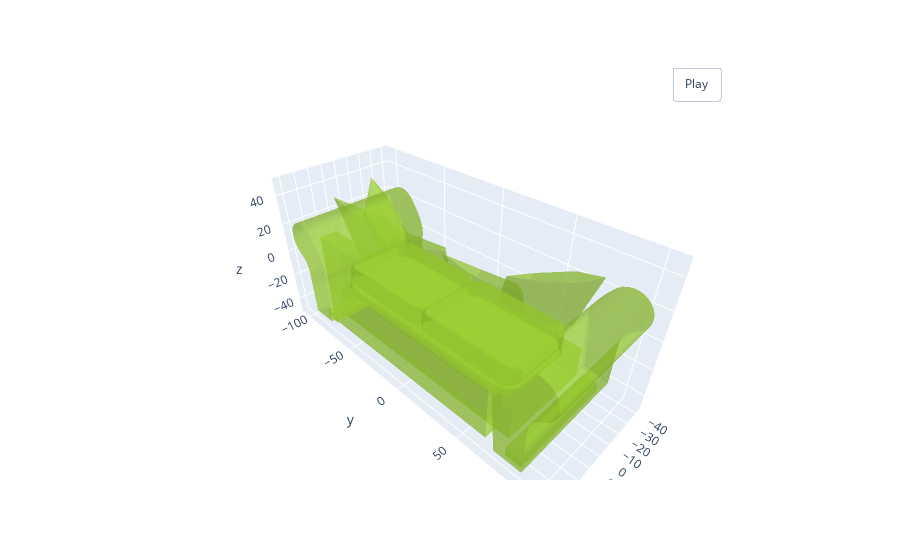

This figure's notebook cell:
### Code cell
visualize_rotate([go.Mesh3d(x=x, y=y, z=z, color='yellowgreen', opacity=0.50, i=i,j=j,k=k)]).show()

### Figure 1 — Plotly figure (JSON) as saved in the notebook; plotly's stock layout.template omitted (floating-point values rounded to 4 significant figures; data arrays with more than 128 entries replaced by an {"elided": "..."} marker saying what was removed)
{"data": [{"color": "yellowgreen", "i": {"elided": "11354 int values"}, "j": {"elided": "11354 int values"}, "k": {"elided": "11354 int values"}, "opacity": 0.5, "type": "mesh3d", "x": {"elided": "6433 float values"}, "y": {"elided": "6433 float values"}, "z": {"elided": "6433 float values"}}], "layout": {"updatemenus": [{"buttons": [{"args": [null, {"frame": {"duration": 50, "redraw": true}, "fromcurrent": true, "mode": "immediate", "transition": {"duration": 0}}], "label": "Play", "method": "animate"}], "pad": {"r": 10, "t": 45}, "showactive": false, "type": "buttons", "x": 0.8, "xanchor": "left", "y": 1, "yanchor": "bottom"}]}}
